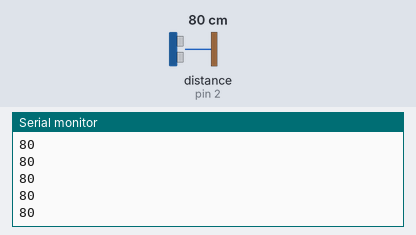
This sketch was run on a simulated Arduino Uno, built with avr-gcc and run on an emulated ATmega328P. On the bench: the last lines printed to the serial monitor. The test bench sets the inputs (shaded band); at power-on: distance to the obstacle (sensor on pin 2) 80 cm.

Above: at 1.2 s.
1.3 s: distance to the obstacle (sensor on pin 2) set to 2 cm
At 1.38 s:
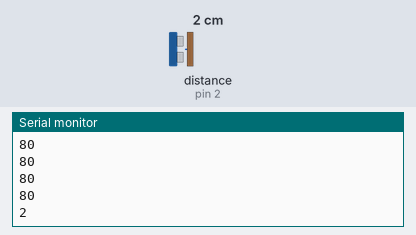
2.8 s: distance to the obstacle (sensor on pin 2) set to 4 cm
At 2.89 s:
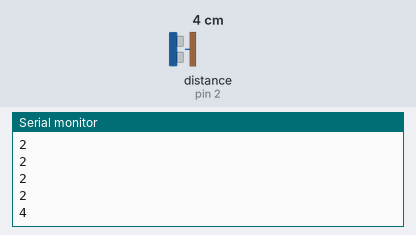
Timing chart, 0 to 5.8 s (numbered marks = the images above; inputs shaded):
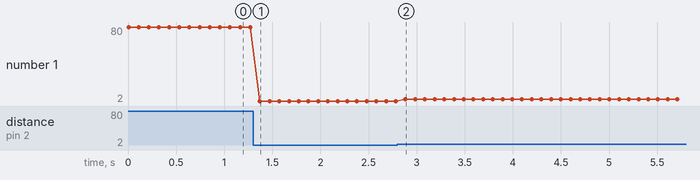

Measured:
- after the input at 1.3 s, the serial monitor: prints a new line after 0.07 s (image 1)
- after the input at 2.8 s, the serial monitor: prints a new line after 0.08 s (image 2)
- plotted number 1: 80 → 2 after the input at 1.3 s, 2 → 4 after the input at 2.8 s

The sketch:

UltrasonicRanger.ino
```cpp
#include <Ultrasonic.h>

Ultrasonic ultrasonicA(2);
void setup()
{
  Serial.begin(9600);
}
void loop()
{
  ultrasonicA.MeasureInCentimeters();
  Serial.println(ultrasonicA.RangeInCentimeters);
  delay(100);
}
```
